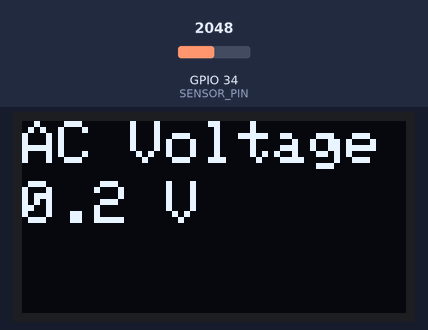
The program below on a simulated ESP32. Shown: 128×64 one-colour display. Inputs (shaded band) come from the test bench; at power-on: GPIO 34 (SENSOR_PIN) = 2048. What the program prints to the serial monitor is not drawn.

Above: at 3.2 s.
3.3 s: GPIO 34 (SENSOR_PIN) set to 2866
At 4.7 s:
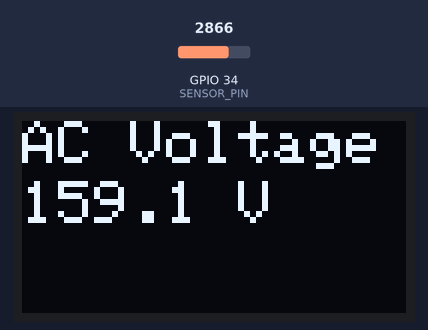
5.0 s: GPIO 34 (SENSOR_PIN) set to 3603
At 6.2 s:
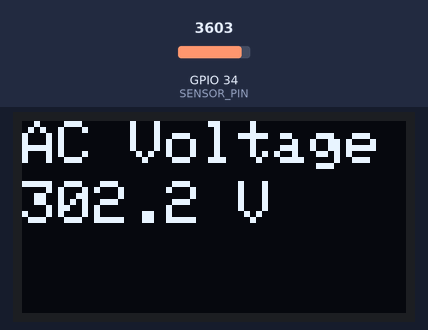
7.1 s: GPIO 34 (SENSOR_PIN) set to 4095
At 9.0 s:
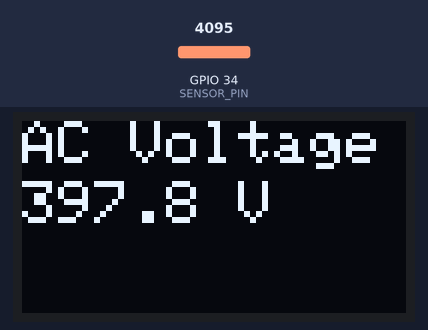
Timing chart, 0 to 10.5 s (numbered marks = the images above; inputs shaded):
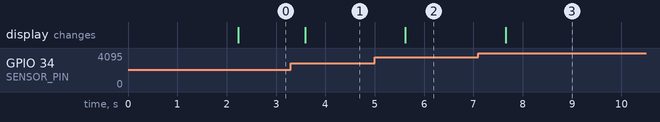

Measured:
- after the input at 3.3 s, the display: changes after 0.29 s (image 1)
- after the input at 5.0 s, the display: changes after 0.62 s (image 2)
- after the input at 7.1 s, the display: changes after 0.56 s (image 3)

The program:

main.cpp
```cpp
#include <Wire.h>
#include <Adafruit_GFX.h>
#include <Adafruit_SSD1306.h>

#define SCREEN_WIDTH 128
#define SCREEN_HEIGHT 64
#define OLED_RESET -1
Adafruit_SSD1306 display(SCREEN_WIDTH, SCREEN_HEIGHT, &Wire, OLED_RESET);

#define SENSOR_PIN 34
#define SAMPLES 1000
#define ADC_MAX 4095
#define ADC_VREF 3.3
#define CALIBRATION_FACTOR 0.0083 // Adjust based on your sensor and setup

void setup() {
  Serial.begin(115200);

  // Initialize OLED display
  if(!display.begin(SSD1306_SWITCHCAPVCC, 0x3C)) {
    Serial.println(F("SSD1306 allocation failed"));
    for(;;);
  }
  display.clearDisplay();
  display.setTextSize(1);
  display.setTextColor(SSD1306_WHITE);
  display.setCursor(0,0);
  display.println(F("AC Voltage Monitor"));
  display.display();
  delay(2000);
}

float readACVoltage() {
  float sumSquared = 0;
  int maxVal = 0;
  int minVal = ADC_MAX;

  // Take multiple samples over one AC cycle (50Hz = 20ms)
  for(int i = 0; i < SAMPLES; i++) {
    int sensorValue = analogRead(SENSOR_PIN);
    sumSquared += pow(sensorValue - (ADC_MAX/2), 2);
    if(sensorValue > maxVal) maxVal = sensorValue;
    if(sensorValue < minVal) minVal = sensorValue;
    delayMicroseconds(40); // Sample over ~20ms for 50Hz
  }

  // Calculate RMS voltage
  float meanSquared = sumSquared / SAMPLES;
  float rmsVoltage = sqrt(meanSquared) * ADC_VREF / (ADC_MAX/2);

  // Apply calibration factor and convert to AC voltage
  rmsVoltage = rmsVoltage / CALIBRATION_FACTOR;

  return rmsVoltage;
}

void loop() {
  float voltage = readACVoltage();

  // Display voltage on OLED
  display.clearDisplay();
  display.setTextSize(2);
  display.setCursor(0,0);
  display.print(F("AC Voltage:"));
  display.setCursor(0,20);
  display.print(voltage, 1);
  display.print(F(" V"));
  display.display();

  // Print to Serial for debugging
  Serial.print("AC Voltage: ");
  Serial.print(voltage, 1);
  Serial.println(" V");

  delay(500);
}
```
